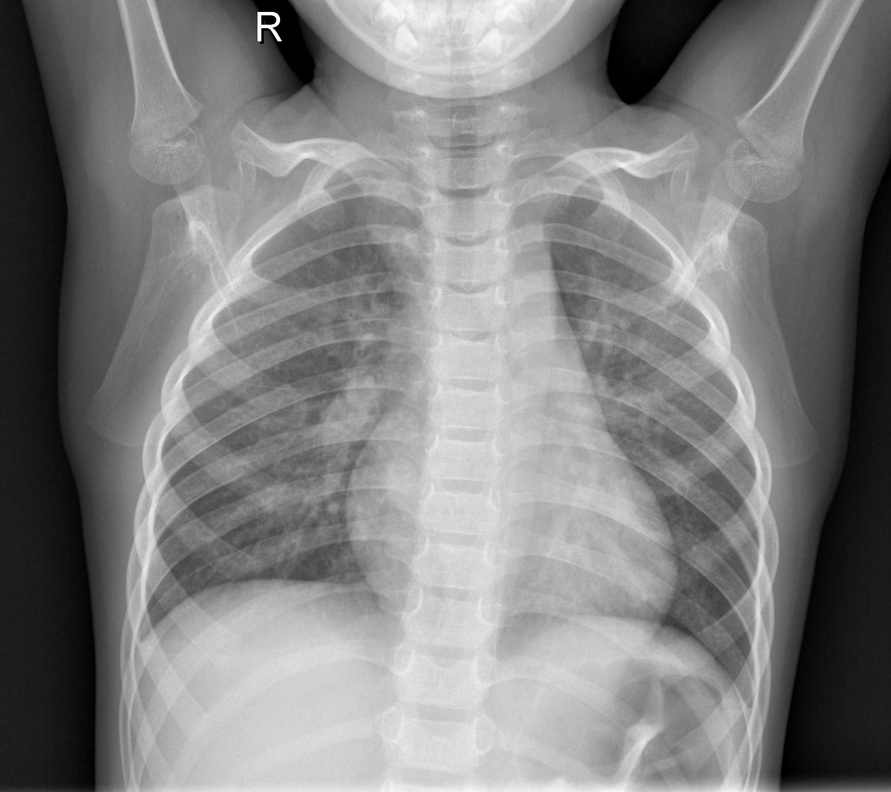
#> input picture reza_image_normalization/IM-0115-0001.jpeg, 891 x 792 px, shrunk from 2090 x 1858 before the run
$ jupyter execute image_processing_equalizer.ipynb   (shell and % lines are left out)
#> lines starting #> are read from the running program, lines starting #| are printed output that depends on the picture
#https://opencv-python-tutroals.readthedocs.io/en/latest/py_tutorials/py_imgproc/py_histograms/py_histogram_equalization/py_histogram_equalization.html

[cell 1]
import sys
import cv2
import numpy as np
import matplotlib.pyplot as plt

[cell 2]
img = cv2.imread("IM-0115-0001.jpeg")
#> img is the input picture: shape (792, 891, 3); min 0, max 255, mean 128.9
# Convert it to grayscale
img_gray = cv2.cvtColor(img, cv2.COLOR_BGR2GRAY)
print("image sizes", img.shape, img_gray.shape)
#| image sizes (792, 891, 3) (792, 891)
plt.imshow(img_gray, cmap = 'gray')

[cell 3]
equ = cv2.equalizeHist(img_gray)
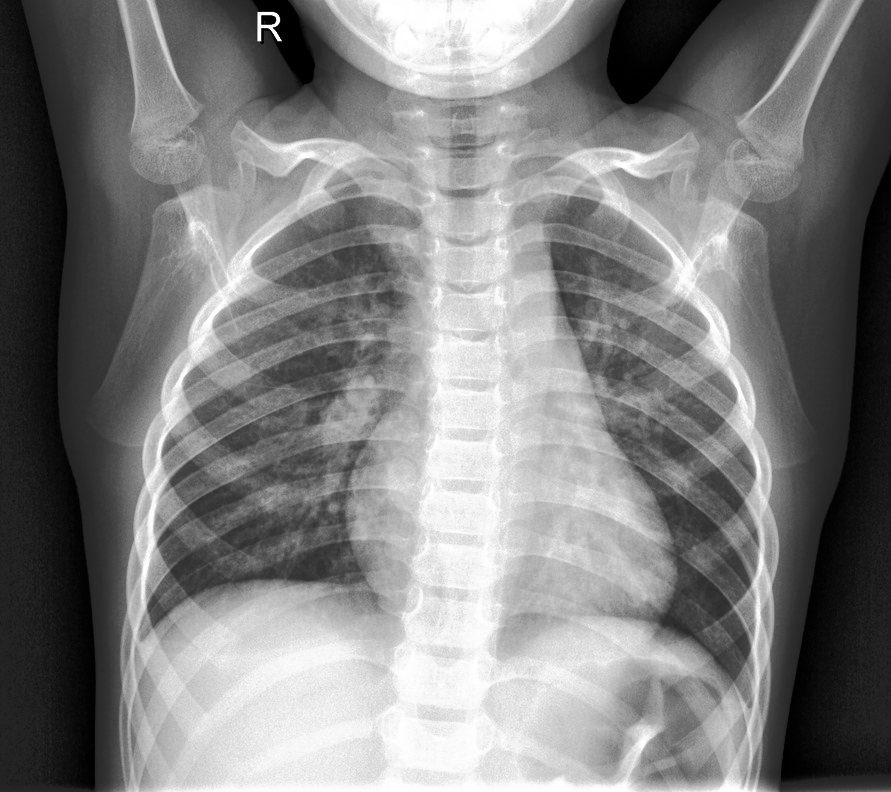
#> equ: shape (792, 891); min 0, max 255, mean 127.6
plt.imshow(equ, cmap = 'gray')

[cell 4]
clahe = cv2.createCLAHE(clipLimit=2.0, tileGridSize=(8,8))
cl1 = clahe.apply(img_gray)
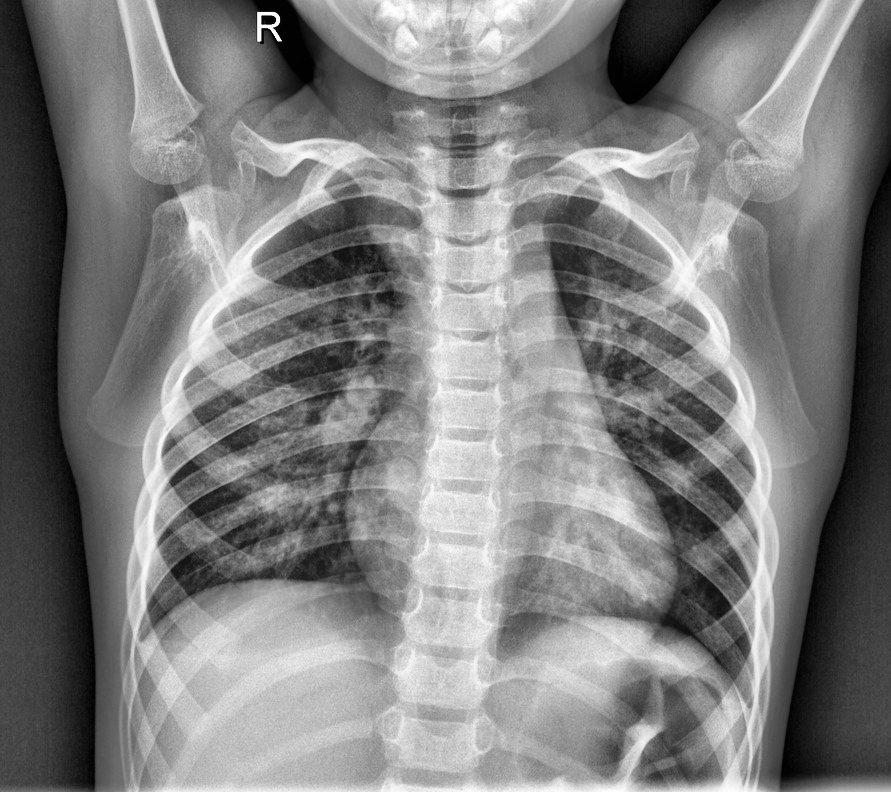
#> cl1: shape (792, 891); min 0, max 255, mean 126.8
plt.imshow(cl1, cmap = 'gray')
